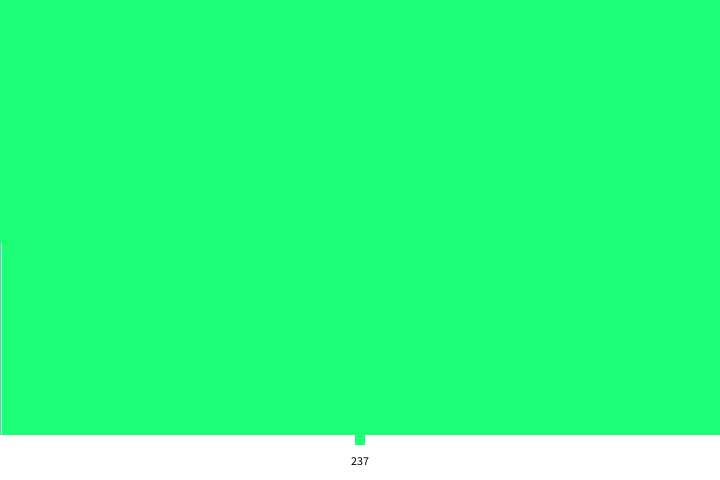
Frame 1 (no input)
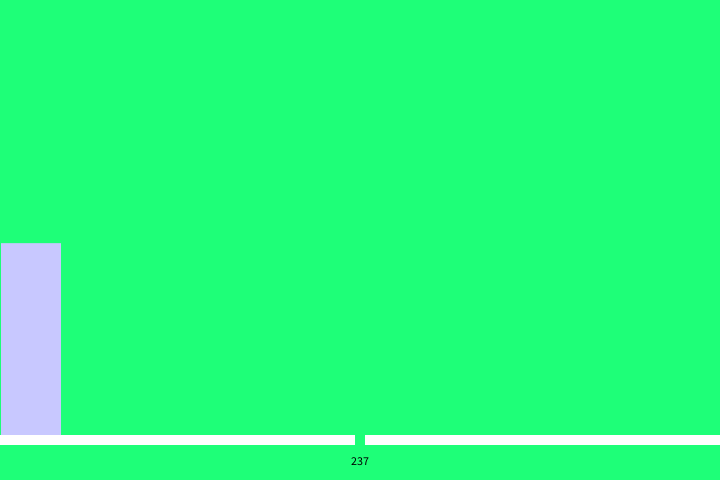
Frame 60 (the mouse pressed at the canvas centre just before this capture)
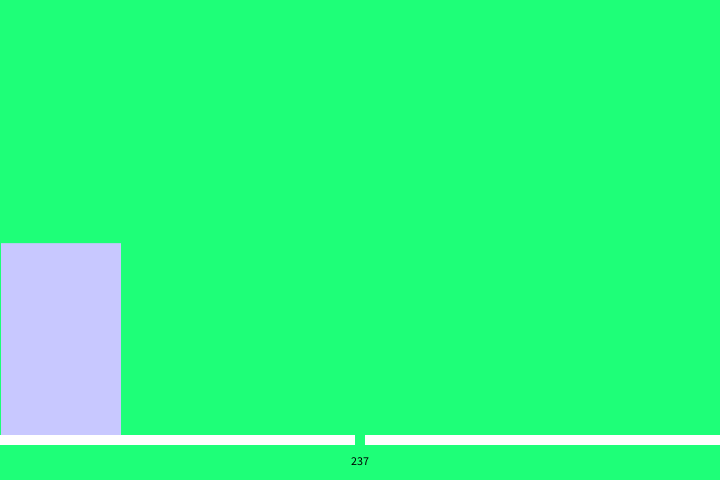
Frame 120 (the mouse held since frame 60 and released just before this capture)

The Processing sketch that drew these frames (run headless with seeded random() and noise(); from frame 60 on, the mouse is pressed at the canvas centre):

// Processing sketch: desafioIgnacio
// ── desafioIgnacio.pde
Scrollbar graph;
int x = 1;

void setup () {
  size(720, 480);
  background(30, 255, 120);
  graph = new Scrollbar(0, height-40, width, 10, 10);
}
void draw () {
  stroke(200,200,255);
  line(x, height, x, height-graph.getPos());
  x = x + 1;
  if (x > width) {
    x = 1;
    background(30, 255, 120);
  }   
  noStroke();
  rect(0, height-40, width, 40);    
  fill(0);
  textAlign(CENTER, CENTER);
  text(graph.getPos(), width/2, height-20);
  graph.update();
  graph.display();
}
// ── scrollbar.pde
class Scrollbar {
  int swidth, sheight;
  int xpos, ypos;
  int spos, newspos;
  int sposMin, sposMax;
  int loose;
  boolean over;
  boolean locked;

  Scrollbar (int xp, int yp, int sw, int sh, int l) {
    swidth = sw;
    sheight = sh;
    xpos = xp;
    ypos = yp-sheight/2;
    spos = xpos + swidth/2 - sheight/2;
    newspos = spos;
    sposMin = xpos;
    sposMax = xpos + swidth - sheight;
    loose = l;
  }

  void update() {
    if (overEvent()) {
      over = true;
    } else {
      over = false;
    }
    if (mousePressed && over) {
      locked = true;
    }
    if (!mousePressed) {
      locked = false;
    }
    if (locked) {
      newspos = constrain(mouseX, sposMin, sposMax);
    }
    if (abs(newspos - spos) > 1) {
      spos = spos + (newspos-spos)/loose;
    }
  }

  int constrain(int val, int minv, int maxv) {
    return min(max(val, minv), maxv);
  }

  boolean overEvent() {
    if (mouseX > xpos && mouseX < xpos+swidth && mouseY > ypos && mouseY < ypos+sheight) {
      return true;
    } else {
      return false;
    }
  }

  void display() {
    noStroke();
    fill(255);
    rect(xpos, ypos, swidth, sheight);
    fill(30, 255, 120);
    rect(spos, ypos, sheight, sheight);
  }

  int getPos() {
    return round(map(spos, 9, width-9, 0, height));
  }
}
